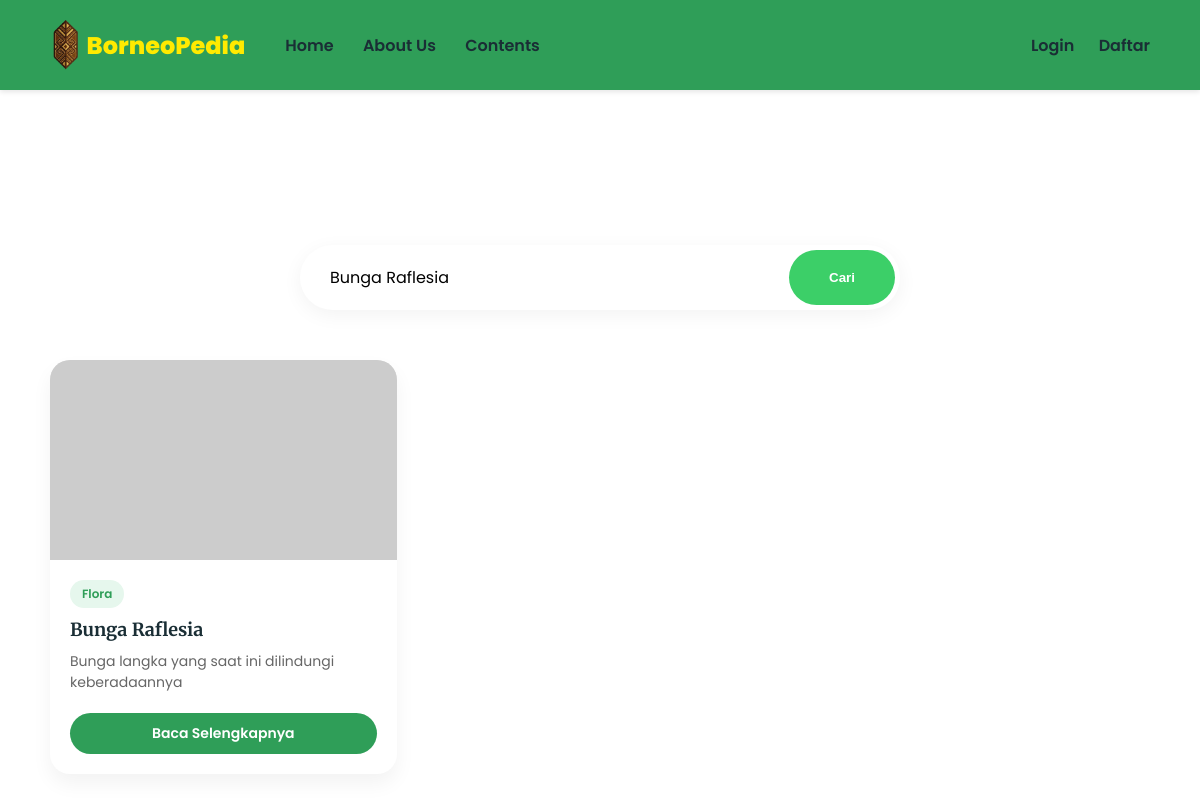
Page /contents.php?cari=Bunga Raflesia on the committed database.
### tables this page shows
CREATE TABLE `contents` (
  `id` int(11) NOT NULL,
  `user_id` int(11) NOT NULL,
  `nama` varchar(100) NOT NULL,
  `tipe` varchar(50) NOT NULL,
  `informasi` text NOT NULL,
  `foto` varchar(255) NOT NULL,
  `created_at` timestamp NOT NULL DEFAULT current_timestamp()
);

### contents.php (the view, shortened to what this page needs)
<?php
include 'koneksi.php';
if(isset($_GET['cari'])){
    $keyword = $_GET['cari'];
    $query = mysqli_query($conn, "SELECT * FROM contents WHERE nama LIKE '%$keyword%' OR tipe LIKE '%$keyword%' ORDER BY id DESC");
} else {
    $query = mysqli_query($conn, "SELECT * FROM contents ORDER BY id DESC");
}
?>
<!DOCTYPE html>
<html lang="id">
<head>
</head>
<body>
    <nav>
        <div class="nav-left">
             <a href="index.php" class="logo">
            <img src="asset/logofix.png" class="logo-img"> BorneoPedia</a>
            <div class="nav-links">
                <a href="index.php">Home</a>
                <a href="about.php">About Us</a>
                <a href="contents.php">Contents</a>
            </div>
        </div>
        <div class="nav-right">
            <?php if(isset($_SESSION['status']) && $_SESSION['status'] == 'login'): ?>
                <span>Hi, <?php echo $_SESSION['username']; ?></span>
                <a href="upload.php">Upload +</a>
                <a href="logout.php">Logout</a>
            <?php else: ?>
                <a href="login.php">Login</a>
                <a href="register.php">Daftar</a>
            <?php endif; ?>
        </div>
    </nav>
    <main class="content-container">
        <h1>KONTEN ENSIKLOPEDIA</h1>
        <form action="" method="GET" class="search-box">
            <input type="text" name="cari" placeholder="Cari budaya, makanan..." value="<?php echo isset($_GET['cari']) ? $_GET['cari'] : ''; ?>">
            <button type="submit">Cari</button>
        </form>
        <div class="grid-container">
            <?php if(mysqli_num_rows($query) > 0): ?>
                <?php while($row = mysqli_fetch_assoc($query)): ?>
                    <div class="card">
                        <img src="<?php echo $row['foto']; ?>" alt="Gambar" class="card-img" onerror="this.src='https://via.placeholder.com/400x200?text=No+Image'">
                        <div class="card-body">
                            <span class="badge-type"><?php echo $row['tipe']; ?></span>
                            <h3 class="card-title"><?php echo $row['nama']; ?></h3>
                            <p class="card-desc"><?php echo $row['informasi']; ?></p>
                            <a href="detail.php?id=<?php echo $row['id']; ?>" class="btn-detail">Baca Selengkapnya</a>
                        </div>
                    </div>
                <?php endwhile; ?>
            <?php else: ?>
                </div> <p class="empty-msg">Data tidak ditemukan atau belum ada konten yang diupload.</p>
            <?php endif; ?>
        </div>
    </main>
</body>
</html>

### contents.php (style rules this page uses)
* { margin: 0; padding: 0; box-sizing: border-box; text-decoration: none; }
body { font-family: 'Poppins', sans-serif; background-image: url('asset/bg_kedua.png'); background-size: cover; background-position: center; background-repeat: no-repeat; min-height: 100vh; display: flex; flex-direction: column; }
nav { background-color: #2F9E58; display: flex; justify-content: space-between; align-items: center; padding: 20px 50px; box-shadow: 0 2px 5px rgba(0,0,0,0.1); }
.nav-left { display: flex; align-items: center; gap: 40px; }
.logo { font-size: 24px; font-weight: 800; color: #ffea00ff; display: flex; align-items: center; }
.logo-img { height: 50px; width: auto; margin-right: 5px; vertical-align: middle; }
.nav-links a, .nav-right a, .nav-right span { color: #1a2e35; font-weight: 600; font-size: 16px; transition: color 0.3s; }
.nav-links a { margin-right: 25px; }
.nav-right a { margin-left: 20px; }
.content-container { flex: 1; padding: 50px 50px; display: flex; flex-direction: column; align-items: center; }
.content-container h1 { font-family: 'Poppins', serif; color: #ffff; font-size: 50px; margin-bottom: 30px; }
.search-box { background: white; width: 100%; max-width: 600px; border-radius: 50px; padding: 5px; display: flex; box-shadow: 0 5px 20px rgba(0,0,0,0.05); margin-bottom: 50px; }
.search-box input { flex: 1; border: none; outline: none; padding: 15px 25px; border-radius: 50px; font-family: 'Poppins', sans-serif; font-size: 16px; }
.search-box button { background-color: #3CCF68; color: white; border: none; padding: 10px 40px; border-radius: 50px; font-weight: 600; cursor: pointer; }
.grid-container { display: grid; grid-template-columns: repeat(auto-fill, minmax(280px, 1fr)); gap: 30px; width: 100%; max-width: 1200px; }
.card { background: white; border-radius: 20px; overflow: hidden; box-shadow: 0 10px 20px rgba(0,0,0,0.05); transition: transform 0.3s; display: flex; flex-direction: column; }
.card-img { width: 100%; height: 200px; object-fit: cover; background-color: #eee; }
.card-body { padding: 20px; display: flex; flex-direction: column; flex: 1; }
.badge-type { background-color: #e6f7ed; color: #2F9E58; padding: 5px 12px; border-radius: 20px; font-size: 12px; font-weight: 600; align-self: flex-start; margin-bottom: 10px; }
.card-title { font-family: 'Merriweather', serif; font-size: 18px; color: #1a2e35; margin-bottom: 10px; }
.card-desc { font-size: 14px; color: #666; margin-bottom: 20px; display: -webkit-box; -webkit-line-clamp: 3; -webkit-box-orient: vertical; overflow: hidden; flex: 1; }
.btn-detail { text-align: center; background-color: #2F9E58; color: white; padding: 10px; border-radius: 50px; font-size: 14px; font-weight: 600; margin-top: auto; }

### rows in the picture
contents: tipe "Flora", nama "Bunga Raflesia", informasi "Bunga langka yang saat ini dilindungi keberadaannya"
